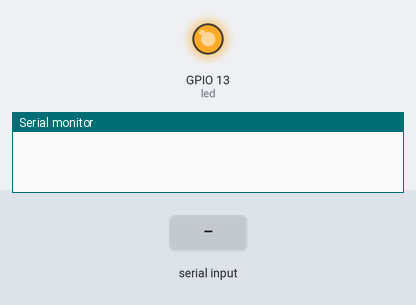
Bench run of a sketch on a simulated ESP32. On the bench: output pins drawn as LEDs (lit = HIGH), the last lines printed to the serial monitor. The test bench sets the inputs (shaded band).

Above: at 1.8 s.
1.9 s: "1" received over Serial
At 2.8 s:
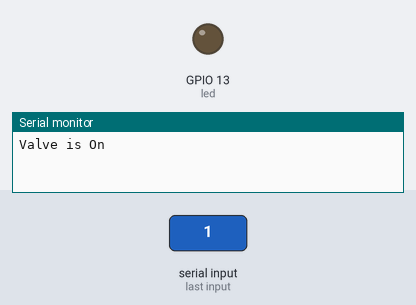
Timing chart, 0 to 4.9 s (numbered marks = the images above; inputs shaded):
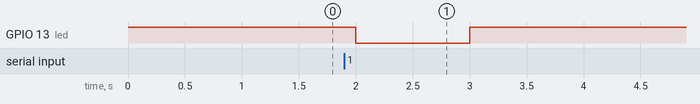

Measured:
- after the input at 1.9 s, GPIO 13 (led): HIGH → LOW after 0.10 s, → HIGH 1.0 s later

The sketch:

Mega_D13_analog.ino
```cpp
#define led 13

void setup() {
  // put your setup code here, to run once:
  pinMode(led, OUTPUT);
  digitalWrite(led, HIGH);
  Serial.begin(9600);

}

void loop() {
  // put your main code here, to run repeatedly:

    if(Serial.available() != 'x'){
      if(Serial.read() == '1'){
        Serial.println("Valve is On");
        digitalWrite(led, LOW);
        delay(1000);
        digitalWrite(led, HIGH);
        }
      }
    delay(1000);
}
```
